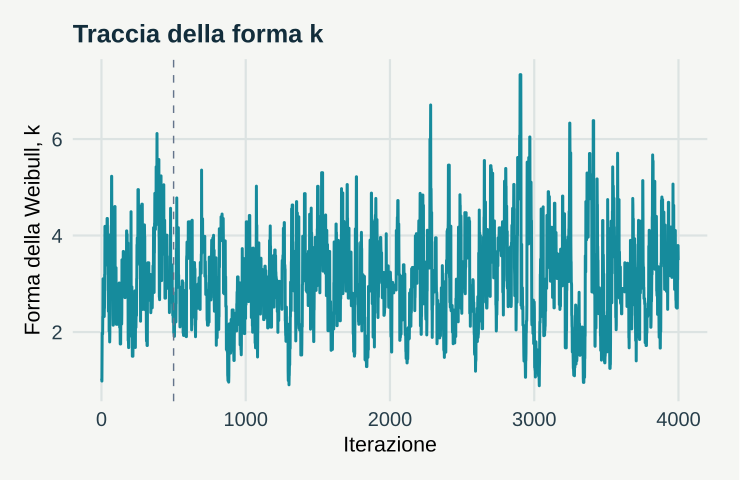

Here is the R script that generated this plot:
# GeoStat Lab — funzioni comuni. R >= 4.3; ggplot2 >= 3.4; jsonlite.
suppressPackageStartupMessages(library(ggplot2))
col_geo <- c('#168B9C','#BC5B35','#7054A4','#A17B19','#227864','#64748B')
theme_set(theme_minimal(base_size=17, base_family='sans') + theme(
  plot.background=element_rect(fill='#F5F6F3',colour=NA),
  panel.background=element_rect(fill='#F5F6F3',colour=NA),
  panel.grid.minor=element_blank(),panel.grid.major=element_line(colour='#DCE3E2'),
  plot.title=element_text(size=19,face='bold',colour='#122D3B'),
  plot.subtitle=element_text(size=13,colour='#405560',margin=margin(b=12)),
  axis.text=element_text(size=15,colour='#273E4A'),axis.title=element_text(size=16),
  legend.position='bottom',legend.title=element_blank(),legend.text=element_text(size=14),
  strip.text=element_text(size=15,face='bold'),plot.margin=margin(18,24,18,18)))
metric <- function(...) data.frame(grandezza=names(c(...)),valore=as.character(c(...)),check.names=FALSE)
f <- function(x,d=3) {out<-formatC(x,digits=d,format='fg');out[!is.finite(x)]<-'Non definito';out}
line_plot <- function(d,x='x',y='y',title='',xl=x,yl=y,group=NULL) {
 p<-ggplot(d,aes(x=.data[[x]],y=.data[[y]]))
 if(is.null(group)) p<-p+geom_line(colour=col_geo[1],linewidth=1.05) else p<-p+aes(colour=.data[[group]],group=.data[[group]])+geom_line(linewidth=1)+scale_colour_manual(values=col_geo)
 p+labs(title=title,x=xl,y=yl)
}
point_plot <- function(d,x='x',y='y',title='',xl=x,yl=y,group=NULL) {
 p<-ggplot(d,aes(x=.data[[x]],y=.data[[y]]))
 if(is.null(group))p<-p+geom_point(colour=col_geo[1],size=2.5,alpha=.8) else p<-p+aes(colour=.data[[group]])+geom_point(size=2.7,alpha=.85)+scale_colour_manual(values=col_geo)
 p+labs(title=title,x=xl,y=yl)
}
hist_plot<-function(x,title='',xl='Valore',bins=20)ggplot(data.frame(x=x),aes(x))+geom_histogram(bins=bins,fill=col_geo[1],colour='#F5F6F3')+labs(title=title,x=xl,y='Frequenza')
bar_plot<-function(d,x='gruppo',y='valore',title='',yl='Valore')ggplot(d,aes(x=.data[[x]],y=.data[[y]],fill=.data[[x]]))+geom_col(width=.65)+scale_fill_manual(values=rep(col_geo,length.out=length(unique(d[[x]])) ))+guides(fill='none')+labs(title=title,x=NULL,y=yl)
map_plot<-function(d,z='z',title='',xl='Est [km]',yl='Nord [km]')ggplot(d,aes(x,y,fill=.data[[z]]))+geom_raster()+coord_equal()+scale_fill_gradientn(colours=c('#153F56','#298C9C','#B8CDB2','#F1D889','#AD542F'))+labs(title=title,x=xl,y=yl)
acf_data<-function(x,lag=20){a<-acf(x,lag.max=min(lag,length(x)-1),plot=FALSE);data.frame(x=as.vector(a$lag)[-1],y=as.vector(a$acf)[-1])}
# AR(1), distribuzione marginale stazionaria N(0, 1).
ar_series<-function(n,rho){x<-numeric(n);x[1]<-rnorm(1);for(i in 2:n)x[i]<-rho*x[i-1]+sqrt(1-rho^2)*rnorm(1);x}
# Distanze euclidee in unità metriche già dichiarate; nessuna conversione implicita di CRS.
dist_cross<-function(a,b)sqrt(outer(a[,1],b[,1],'-')^2+outer(a[,2],b[,2],'-')^2)
# Predittore IDW: i punti coincidenti ricevono esattamente il valore osservato.
idw<-function(xy,z,new,power=2){dd<-dist_cross(new,xy);apply(dd,1,function(d)if(any(d<1e-10))mean(z[d<1e-10])else weighted.mean(z,d^(-power)))}
# CART didattico binario: divisioni assiali che minimizzano l'impurità di Gini.
cart_fit<-function(x,y,depth=2,minleaf=4){
 node<-list(p=mean(y),n=length(y));if(depth<1||length(unique(y))<2||length(y)<2*minleaf)return(node)
 best<-Inf
 for(j in seq_len(ncol(x))){v<-sort(unique(x[,j])); if(length(v)<2)next
  for(cut in (head(v,-1)+tail(v,-1))/2){left<-x[,j]<=cut;nl<-sum(left);nr<-sum(!left);if(min(nl,nr)<minleaf)next
   score<-nl*mean(y[left])*(1-mean(y[left]))+nr*mean(y[!left])*(1-mean(y[!left]))
   if(score<best){best<-score;node$j<-j;node$cut<-cut;split<-left}
  }
 }
 if(is.finite(best)){node$left<-cart_fit(x[split,,drop=FALSE],y[split],depth-1,minleaf);node$right<-cart_fit(x[!split,,drop=FALSE],y[!split],depth-1,minleaf)};node
}
cart_predict<-function(tree,x)apply(x,1,function(row){t<-tree;while(!is.null(t$j))t<-if(row[t$j]<=t$cut)t$left else t$right;t$p})
p <- list(passo = 0.25, seed = 17)
set.seed(p$seed)
r <- c(43, 29, 23, 20, 48, 54, 52, 45)

s <- 37

lp <- function(t) {
    v <- suppressWarnings(sum(dweibull(r, exp(t[1]), exp(t[2]), log = TRUE)) + pweibull(s, exp(t[1]), 
        exp(t[2]), FALSE, TRUE)) + dnorm(t[1], 0, 1, TRUE) + dnorm(t[2], log(40), 1, TRUE)
    if (is.finite(v)) 
        v
    else -Inf
}

t <- c(0, log(40))

k <- numeric(4000)

acc <- 0

for (i in 1:4000) {
    prop <- t + rnorm(2, 0, p$passo)
    if (log(runif(1)) < lp(prop) - lp(t)) {
        t <- prop
        acc <- acc + 1
    }
    k[i] <- exp(t[1])
}

kk <- k[-(1:500)]

rho <- acf(kk, lag.max = 200, plot = FALSE)$acf[-1]

ess <- length(kk)/(1 + 2 * sum(rho[seq_len(which.max(c(rho, -1) < 0.05) - 1)]))

data <- data.frame(x = 1:4000, y = k)

plots <- list(line_plot(data, "x", "y", title = "Traccia della forma k", xl = "Iterazione", yl = "Forma della Weibull, k") + 
    geom_vline(xintercept = 500, linetype = 2, colour = col_geo[6]))

metrics <- metric(`Tasso di accettazione` = f(acc/4000), `Media a posteriori di k` = f(mean(kk)), `Dimensione campionaria efficace` = f(ess), 
    `Riferimento su griglia` = f(3.17))
print(metrics,row.names=FALSE)
ggplot2::ggsave('m21-metropolis-A.svg',plots[[1]],device=svglite::svglite,width=7.7,height=5.0,bg='#F8F6F1')
